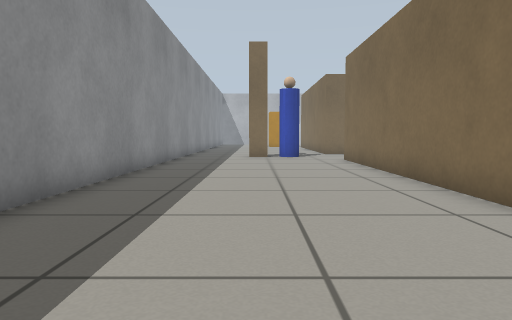
View 1 (above)

21 first-person views from a walk through a robot-simulator world made for Gazebo. The camera is 0.5 m above the floor, tilts 4° down and sees 70° across. The floor is counted in squares, 0.5 m on a side. Each view is taken from the middle of a square. On the plan, view 1 faces up. The plan holds only what a view shows up to about 13 squares ahead; the rest is blank.

View 2
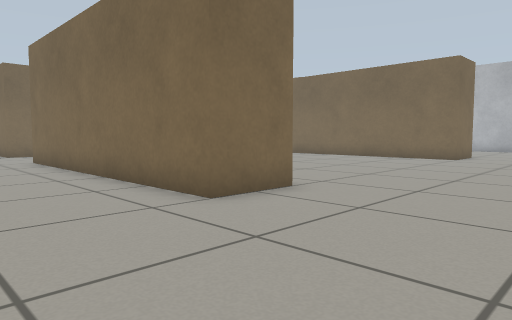

View 3
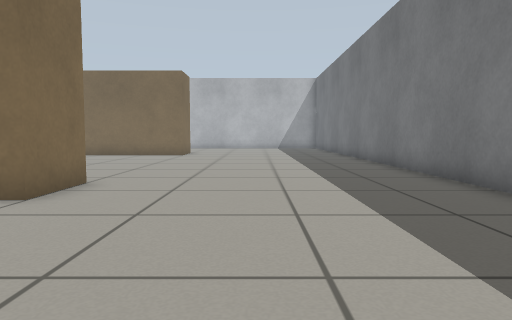

View 4
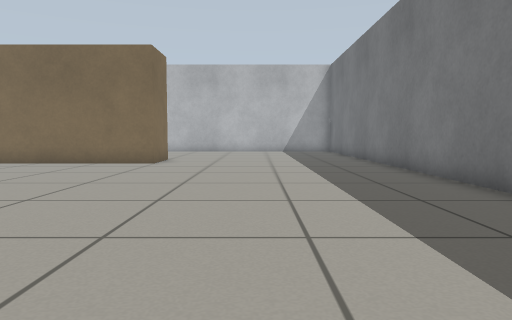

View 5
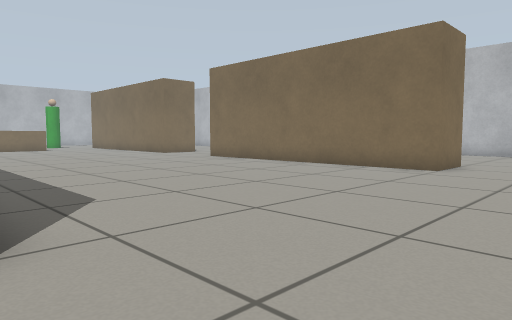

View 6
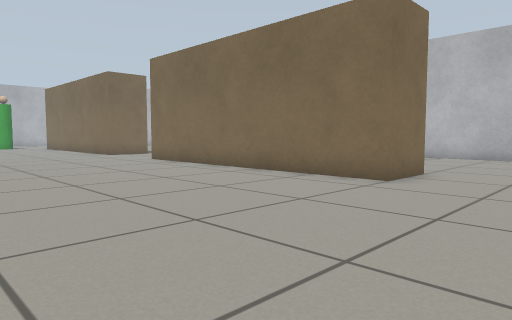

View 7
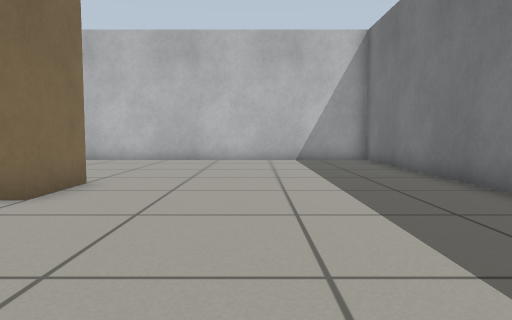

View 8
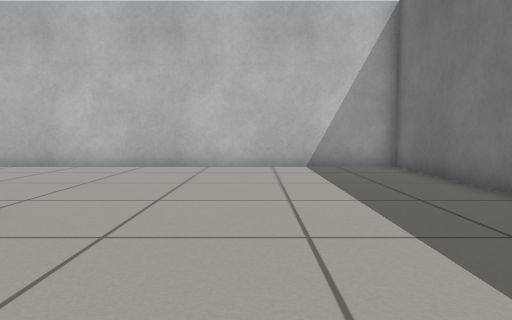

View 9
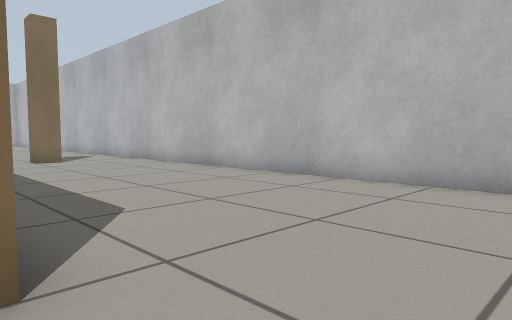

View 10
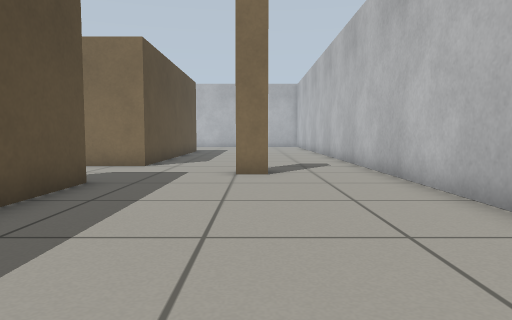

View 11
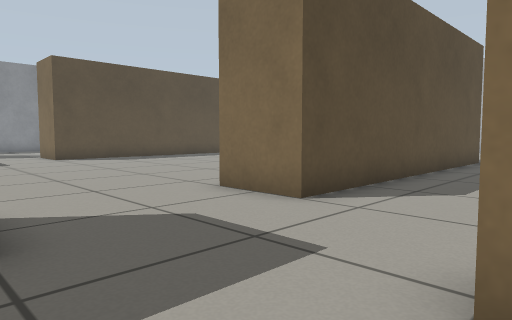

View 12
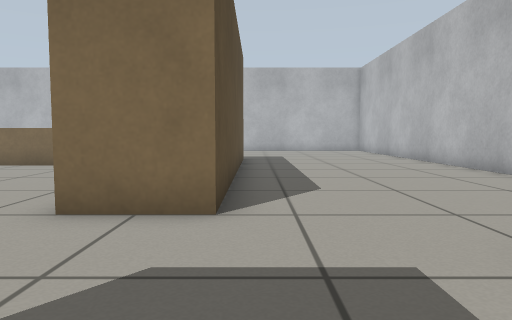

View 13
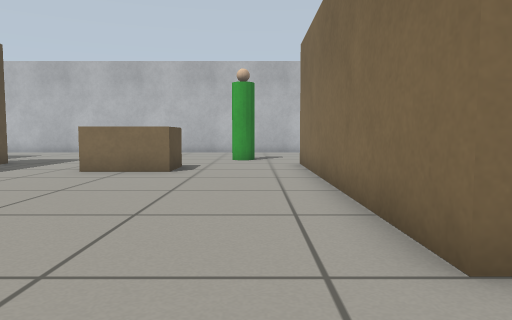

View 14
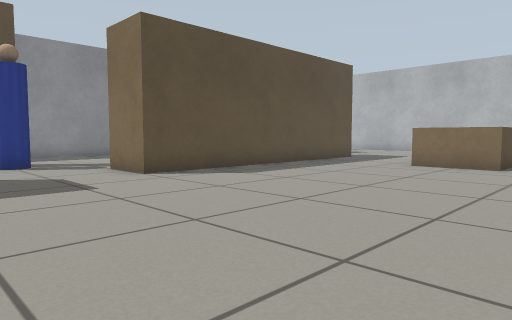

View 15
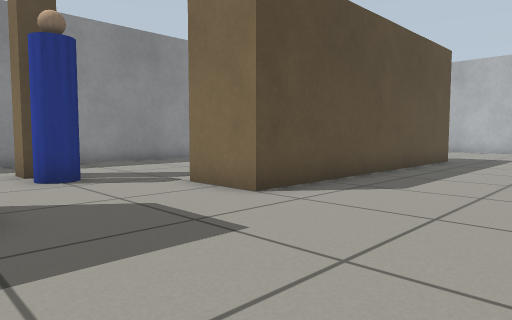

View 16
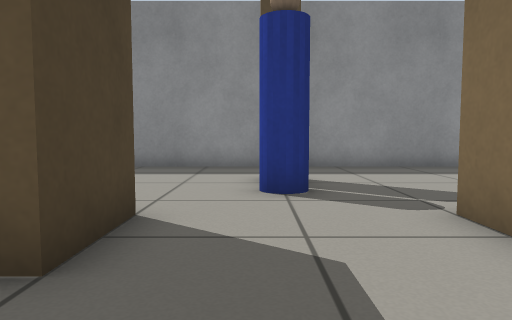

View 17
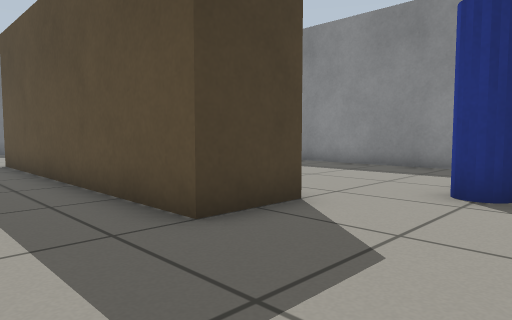

View 18
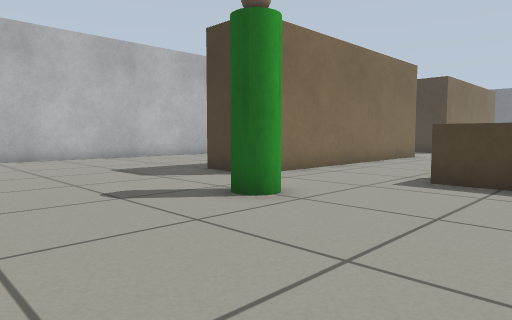

View 19
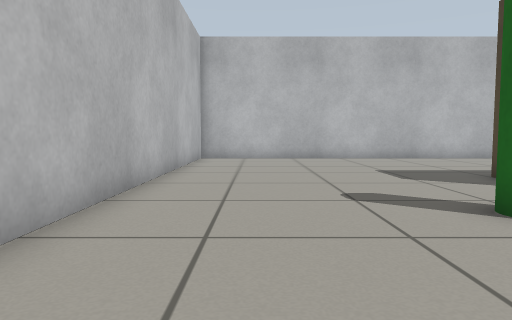

View 20
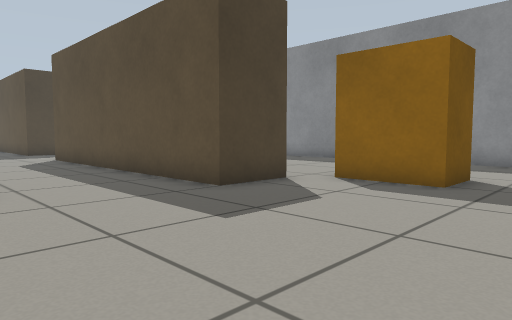

View 21
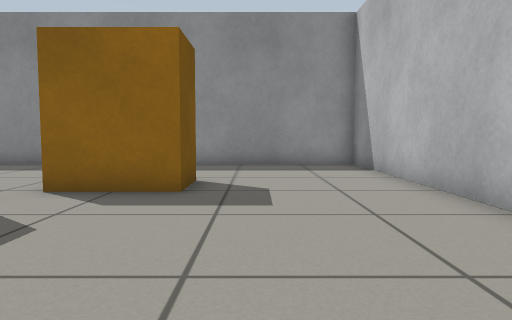

### Floor plan
Points are (right, up) in squares from view 1. A wall is a line through its corners. A room is listed if a view was taken in it or the views show most of it. See-through windows are left out.
Room 1 (views 1, 2, 3, 4, 5, 6, 7, 8, 9, 10, 11, 12, 13, 14, 15, 16, 17, 18, 19, 20, 21)
walls: (5.5, 14.5) (5.5, 4.5) (3.5, 4.5) (3.5, 14.5) (5.5, 14.5); (17.5, 14.5) (17.5, 11.9); (16.4, 28.5) (17.5, 28.5) (17.5, 18.5) (15.5, 18.5) (15.5, 28.5); (3.4, 28.5) (5.5, 28.5) (5.5, 18.5) (3.5, 18.5); (-3.3, 22.4) (-3.3, 4.6); (17.6, 4.5) (15.5, 4.5) (15.5, 12.2); (24.3, 23) (24.3, 27.2); (-3.3, 25.9) (-3.3, 24.4); (4.4, 36.3) (-3.3, 36.3) (-3.3, 30.5); (24.3, 31.6) (24.3, 32.4); (4.1, -3.3) (24.3, -3.3) (24.3, 20.2); (22.2, 36.3) (12.2, 36.3)
objects: pillar (0, 16) to (0, 17); person (1, 16) to (2, 17); orange box (1, 30) to (2, 31); pallet (10, 26) to (11, 27); person (13, 30) to (14, 31); pillar (21, 16) to (21, 17)

Where each view was taken, in squares from view 1:
view 1: 0 up, 0 right, facing up
view 2: 0 up, 0 right, facing up-right
view 3: 1 up, 2 left, facing right
view 4: 1 up, 3 right, facing right
view 5: 1 up, 5 right, facing up-right
view 6: 1 up, 8 right, facing up-right
view 7: 1 up, 10 right, facing right
view 8: 1 up, 13 right, facing right
view 9: 2 up, 17 right, facing up-right
view 10: 7 up, 21 right, facing up
view 11: 14 up, 21 right, facing up-left
view 12: 14 up, 18 right, facing up
view 13: 16 up, 14 right, facing up
view 14: 14 up, 14 right, facing up-left
view 15: 14 up, 10 right, facing up-left
view 16: 16 up, 8 right, facing left
view 17: 18 up, 8 right, facing down-left
view 18: 35 up, 9 right, facing down-right
view 19: 34 up, 9 right, facing right
view 20: 34 up, 10 right, facing down-left
view 21: 33 up, 9 right, facing left
